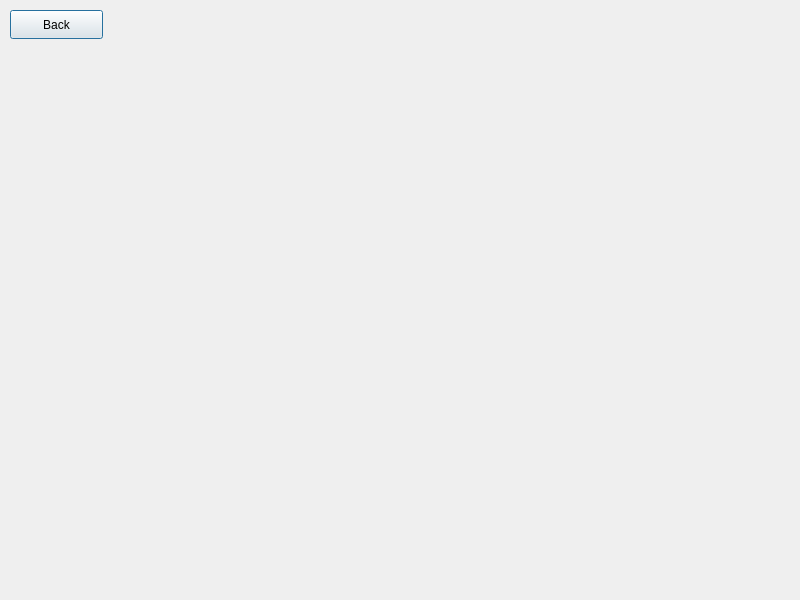
<?xml version="1.0" encoding="UTF-8"?>
<ui version="4.0">
 <class>displayDialog</class>
 <widget class="QDialog" name="displayDialog">
  <property name="geometry">
   <rect>
    <x>0</x>
    <y>0</y>
    <width>800</width>
    <height>600</height>
   </rect>
  </property>
  <property name="windowTitle">
   <string>Practice</string>
  </property>
  <widget class="QPushButton" name="backButton">
   <property name="geometry">
    <rect>
     <x>10</x>
     <y>10</y>
     <width>93</width>
     <height>29</height>
    </rect>
   </property>
   <property name="text">
    <string>Back</string>
   </property>
  </widget>
 </widget>
 <resources/>
 <connections/>
</ui>
